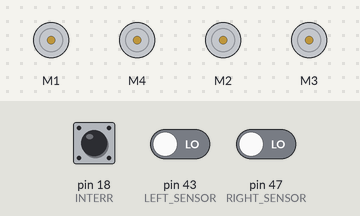
Recording of a sketch running on a simulated Arduino Mega 2560, built with avr-gcc and run on an emulated ATmega2560. Shown: 4 × DC motor (green arrow = forward, orange = backward, longer = faster). The inputs (shaded band) are chosen by the test bench; at power-on: pin 18 (INTERR) HIGH, pin 43 (LEFT_SENSOR) LOW, pin 47 (RIGHT_SENSOR) LOW.

Above: at 1.3 s.
1.4 s: pin 18 (INTERR) pulled LOW for 0.15 s
At 1.64 s:
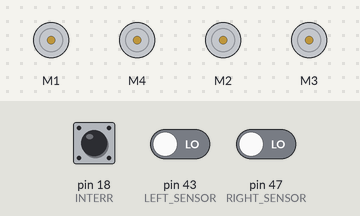
4.4 s: pin 43 (LEFT_SENSOR) driven HIGH
7.4 s: pin 47 (RIGHT_SENSOR) driven HIGH
At 7.4 s:
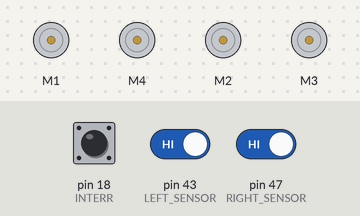
8.9 s: pin 43 (LEFT_SENSOR) driven LOW
At 9.14 s:
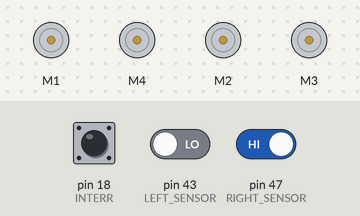
11.9 s: pin 18 (INTERR) pulled LOW for 1 s
At 12.09 s:
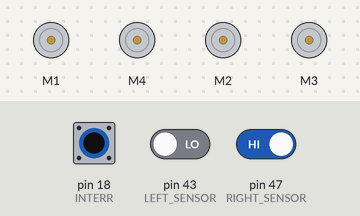
14.9 s: pin 18 (INTERR) pulled LOW for 3.2 s
At 18.33 s:
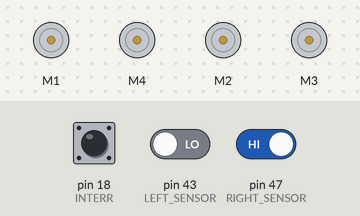
Timing chart, 0 to 20.9 s (numbered marks = the images above; inputs shaded):
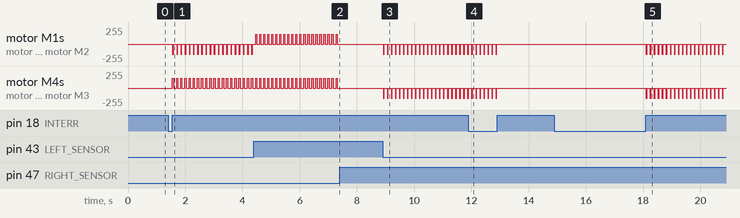

Measured:
- after the input at 1.4 s, motor M1, motor M2: alternates backward 150/255 for 0.05 s and stopped for 0.10 s, starting after 0.15 s; motor M4, motor M3: alternates forward 150/255 for 0.05 s and stopped for 0.10 s, starting after 0.15 s
- after the input at 7.4 s, motor M1, motor M4, motor M2, motor M3: stops changing and stays stopped
- after the input at 8.9 s, motor M1, motor M4, motor M2, motor M3: alternates backward 150/255 for 0.04 s and stopped for 0.10 s, starting at once
- after the input at 11.9 s, motor M1, motor M4, motor M2, motor M3: goes on until 12.9 s, then stays stopped
- after the input at 14.9 s, motor M1, motor M4, motor M2, motor M3: alternates backward 150/255 for 0.04 s and stopped for 0.10 s, starting after 3.2 s

The sketch:

Line_Follower.ino
```cpp
#include <SPI.h>
#include <AFMotor.h>

const byte LEFT_SENSOR = 43;
const byte RIGHT_SENSOR = 47;
const byte INTERR = 18; // button between GND and Pin 18

const byte SPEED = 150; // 59% of full power using PWM
const float SOUND_SPEED = 0.0343; // in cm/us

AF_DCMotor M_LF(1); // Left forward motor
AF_DCMotor M_RF(4); // Right forward motor
AF_DCMotor M_LB(2); // Left back motor
AF_DCMotor M_RB(3); // Right back motor


boolean lSen, rSen; // left and right sensors
volatile boolean pokret;

void setup() {
  pinMode(LEFT_SENSOR, INPUT);
  pinMode(RIGHT_SENSOR, INPUT);
  M_LF.setSpeed(SPEED);
  M_RF.setSpeed(SPEED);
  M_LB.setSpeed(SPEED);
  M_RB.setSpeed(SPEED);

  pinMode(INTERR, INPUT_PULLUP);
  attachInterrupt(digitalPinToInterrupt(INTERR), kreni, RISING);
  Serial.begin(9600);
  delay(100);
}

void loop() {
  if (pokret) {
    lSen = digitalRead(LEFT_SENSOR);
    rSen = digitalRead(RIGHT_SENSOR);
    if (!lSen && !rSen) { // Forward
      move(1, 1);
      delay(45);
    } else if (!lSen && rSen) { // Right
      move(1, 0);
      delay(40);
    } else if (lSen && !rSen) { // Left
      move(0, 1);
      delay(40);
    }
    move(0, 0);
    delay(100);
  } else {
    move(0, 0);
  }
}

void move(boolean left, boolean right) {
  if (!left && !right) {
    M_LF.run(RELEASE);
    M_RF.run(RELEASE);
    M_LB.run(RELEASE);
    M_RB.run(RELEASE);
  } else {
    M_LF.run(!left ? FORWARD : BACKWARD);  // ! is used due to switched - and + connection
    M_LB.run(!left ? FORWARD : BACKWARD);
    M_RF.run(right ? FORWARD : BACKWARD);
    M_RB.run(right ? FORWARD : BACKWARD);
  }
}

void kreni() {
  pokret = !pokret;
}
```
